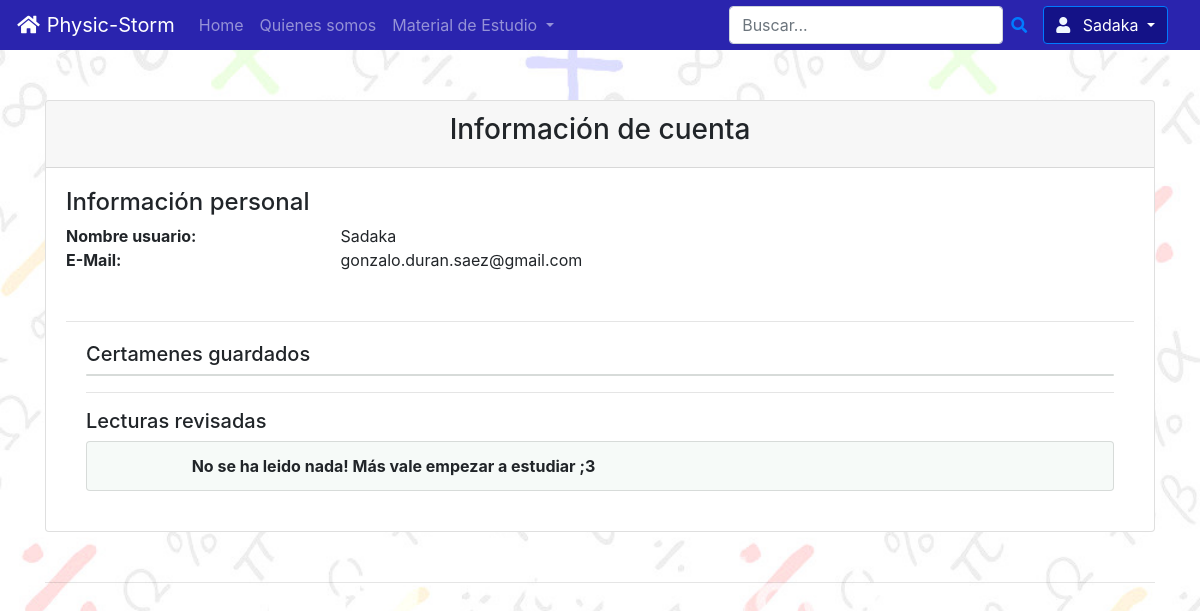
Page /profile/ (signed in) on the earlier database version.
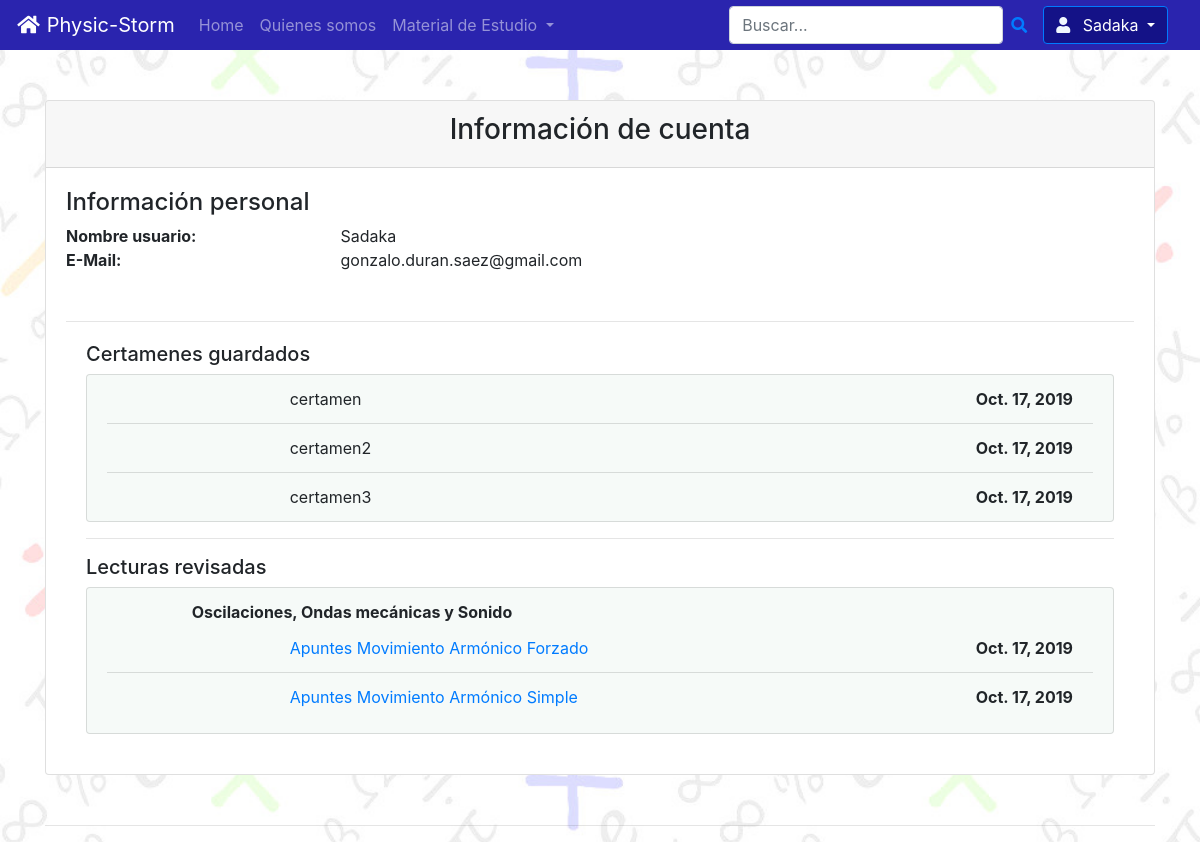
Same page on the later database version.
### preguntas/models.py (models this page shows, shortened)
class certamen(models.Model):
  nombre = models.CharField(blank=False, null=False, max_length=255, default="certamen")
  fecha = models.DateField(blank=False, null=False)
  usuario = models.ForeignKey(User, on_delete=models.CASCADE)

### home/views.py (the view)
# urls.py: url(r"^profile/$", profile, name="profile"),
@login_required(login_url="login_view")
def profile(request):
  topicos = materia.objects.all().values('topico').order_by("ejercicio__nombre").distinct()
  context['perfil'] = dict()
  context['estudios'] = dict()
  for topico in topicos:
    topico = topico['topico']
    context['certamenes'] = certamen.objects.filter(usuario=request.user).order_by("fecha")
    estudios = estudio_usuario.objects.filter(usuario=request.user, estudio__materia__topico=topico).values("estudio__ruta", "estudio__nombre", "estudio__estudio_usuario__fecha").order_by("estudio__nombre").distinct()
    if estudios:
      context['estudios'][topico] = []
      for estudio in estudios:
        (context['estudios'][topico]).append((estudio["estudio__nombre"], estudio['estudio__ruta'], estudio["estudio__estudio_usuario__fecha"]))
  if context['certamenes'] == {}:
    context['certamenes']['No se han guardado certamenes. Genera uno y guardalo!'] = []
  if context['estudios'] == {}:
    context['estudios']["No se ha leido nada! Más vale empezar a estudiar ;3"] = []
  return render(request, "profile.html", context)

### templates/profile.html (shortened to what this page needs)
{% extends 'base.html' %}
{% load staticfiles %}
{% block contenido %}
  <div class="container" style="margin-top: 50px">
    <div class="card text-center">
      <div class="card-header"><h3>Información de cuenta</h3></div>
      <div class="card-body">
        <div class="row">
          <div class="col-3 text-left"><h4>Información personal</h4></div>
        </div>
        <div class="row">
          <div class="col-3 text-left"><b>Nombre usuario:</b></div>
          <div class="col text-left">{{ user.get_username }}</div>
        </div>
        <div class="row">
          <div class="col-3 text-left"><b>E-Mail:</b></div>
          <div class="col text-left">{{ user.email }}</div>
        </div>
        <div class="row">
        </div>
        <div>
          <hr>
        </div>
          <div style="margin:20px">
            <div class="row">
              <div class="col-3 text-left"><h5>Certamenes guardados</h5></div>
            </div>
            <div class="card" style=" background: #f6faf8">
            <ul class="list-group list-group-flush" style="margin-left: 20px;margin-right: 20px;">
                {% for certamen in certamenes %}
                  <li class="list-group-item " style="background-color: #f6faf8">
                    <div class="row">
                      <div class="col-sm-2"></div>
                      <div class="col text-left">
                        {{ certamen.nombre }}
                      </div>
                      <div class="col text-right">
                        <b>{{ certamen.fecha }}</b>
                      </div>
                    </div>
                  </li>
                {% endfor %}
            </ul>
            </div>
            <div>
              <hr>
            </div>
            <div class="row">
              <div class="col-3 text-left"><h5>Lecturas revisadas</h5></div>
            </div>
            <ul class="list-group">
                {% for topico, preguntas in estudios.items %}
                  <li class="list-group-item" style="background-color: #f6faf8">
                    <div class="row justify-content-left">
                      <div class="col-sm-1"></div>
                      <div class="col text-left"><b>  {{ topico }}</b></div>
                    </div>
                    <ul class="list-group list-group-flush">
                        {% for pregunta in preguntas %}
                          <li class="list-group-item" style="background-color: #f6faf8">
                            <div class="row">
                              <div class="col-sm-2"></div>
                              <div class="col text-left"><a target="_blank"
                                                            href={% static pregunta.1 %}> {{ pregunta.0 }}</a></div>
                              <div class="col text-right"><b> {{ pregunta.2 }}</b></div>
                            </div>
                          </li>
                        {% endfor %}
                    </ul>
                  </li>
                {% endfor %}
            </ul>
          </div>
        </div>
      </div>
    </div>
{% endblock %}

### templates/base.html (shortened to what this page needs)
{% load staticfiles %}
<!DOCTYPE html>
<head>
  <link rel="stylesheet" type="text/css" href="{% static 'estilo.css' %}">
  <link rel="stylesheet" type="text/css" href="{% static 'background.css' %}">
    <link rel="stylesheet" href="https://use.fontawesome.com/releases/v5.5.0/css/all.css">
  {% load bootstrap4 %}
  {% bootstrap_css %}
</head>
<body class="body1">
      <nav class="navbar navbar-expand-lg navbar-dark" style="background-color: #2a24ae; font-size: medium; height: 50px ">
        <a class="navbar-brand" href={% url 'main' %}>
          <span><i class="fa fa-fw fa-home"></i></span>
          Physic-Storm
        <div class="collapse navbar-collapse" id="navbarNavDropdown">
          <ul class="navbar-nav">
            <li class="nav-item">
              <a class="nav-link" href={% url 'main' %}>Home <span class="sr-only">(current)</span></a>
            </li>
            <li class="nav-item">
              <a class="nav-link" href={% url 'idem' %}>Quienes somos</a>
            </li>
            <li class="nav-item dropdown">
              <a class="nav-link dropdown-toggle" href="#" id="navbarDropdownMenuLink" role="button" data-toggle="dropdown" aria-haspopup="true" aria-expanded="false" >
                Material de Estudio
              </a>
            </li>
          </ul>
        </div>
      <form class="form-inline my-2 my-lg-0">
          <input class="form-control mr-sm-2" type="search" placeholder="Buscar...">
          <a href="#" class="search_icon"><i class="fas fa-search"></i></a>
      </form>
        <div class="btn-group btn-lg margin-right">
          <button type="button" class="btn btn-primary btn-md dropdown-toggle" style="background-color: #141287" data-toggle="dropdown" aria-haspopup="true" aria-expanded="false">
            <i class="fas fa-user" style="color: aliceblue"></i>&ensp;
            {% if user.is_authenticated %}
                  {{ user.get_username }}
            {% endif %}
          </button>
        </div>
      </nav>
     {% block contenido %}
    {%  endblock %}
</body>
<div class="container" style="margin-top:50px;bottom:0%">
  <hr>
</div>
</html>

### static/estilo.css (style rules this page uses)
.row { display: -webkit-box; display: -ms-flexbox; display: flex; -ms-flex-wrap: wrap; flex-wrap: wrap; margin-right: -15px; margin-left: -15px; }

### static/background.css (style rules this page uses)
.body1 { background-image: url("../media/background.jpg"); background-size: cover; background-repeat: no-repeat; height: 100%; }

Differences in the rows shown:
added certamen: nombre "certamen", fecha "Oct. 17, 2019"
added certamen: nombre "certamen2", fecha "Oct. 17, 2019"
added certamen: nombre "certamen3", fecha "Oct. 17, 2019"
Other differences:
new list line: "Oscilaciones, Ondas mecánicas y Sonido Apuntes Movimiento Armónico Forzado Oct. 17, 2019 Apuntes Movimiento Armónico Simple Oct. 17, 2019"
list line gone: "No se ha leido nada! Más vale empezar a estudiar ;3"
